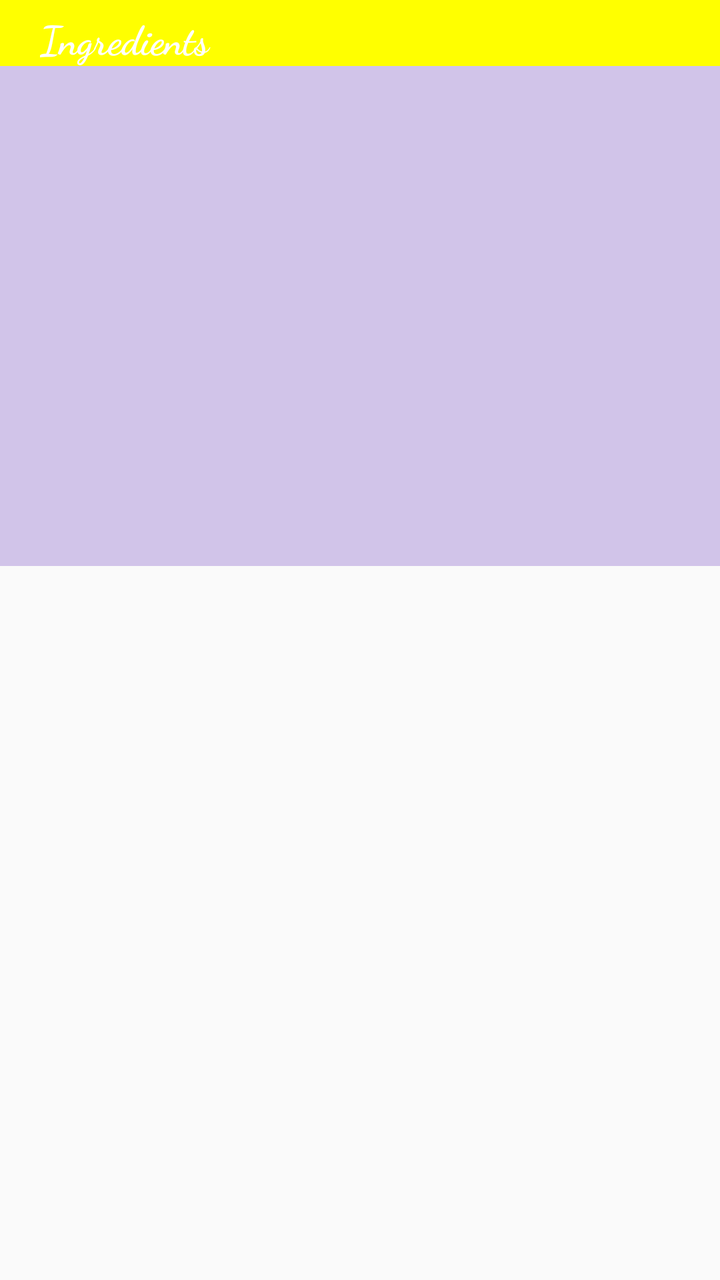
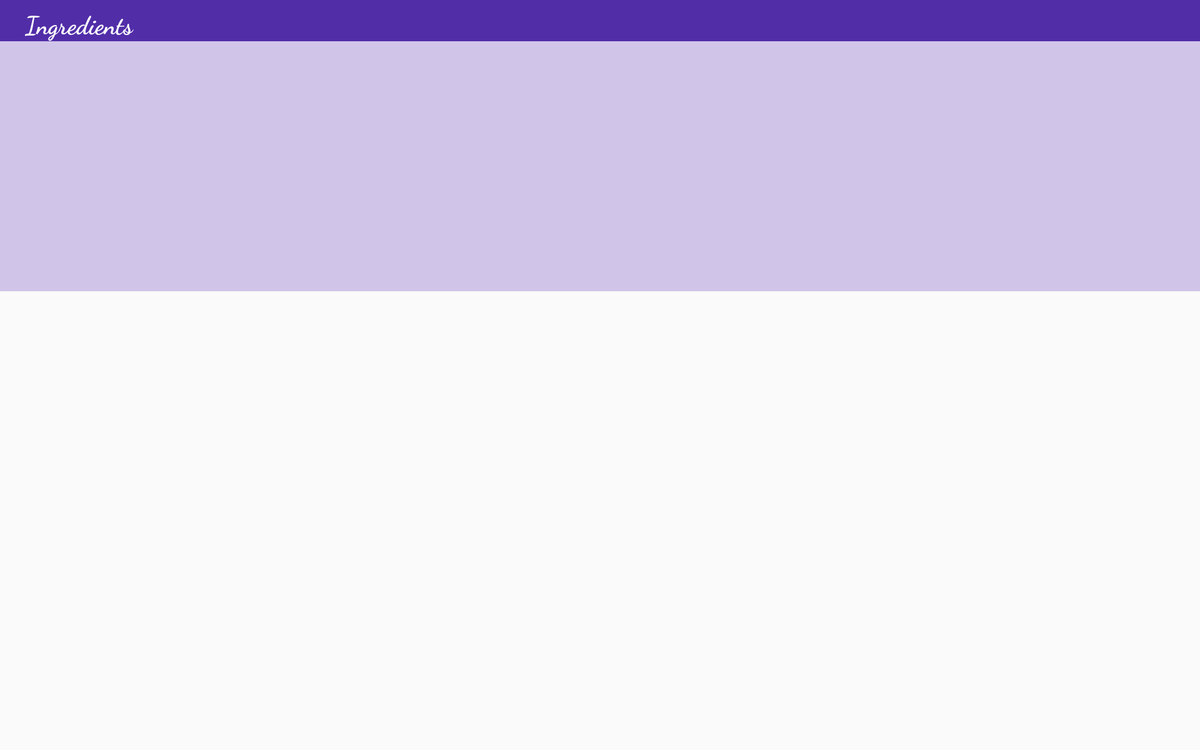

The same Android screen from two of the app's own layout files: first res/layout/ as a phone draws it, then the repository's variant for another configuration, drawn on a device whose configuration selects that folder. Both files follow.
<!-- AndroidManifest.xml: application theme AppTheme -->
<!-- res/layout/description_recipe_fragment.xml -->
<?xml version="1.0" encoding="utf-8"?>
<android.support.constraint.ConstraintLayout xmlns:android="http://schemas.android.com/apk/res/android"
    xmlns:app="http://schemas.android.com/apk/res-auto"
    xmlns:tools="http://schemas.android.com/tools"
    android:layout_width="match_parent"
    android:layout_height="match_parent"
    tools:context=".environment.android.activities.DescriptionRecipeActivity">

    <android.support.v7.widget.CardView
        android:id="@+id/cardView"
        android:layout_width="match_parent"
        android:layout_height="wrap_content"
        android:visibility="gone"
        app:cardCornerRadius="5dp"
        app:contentPadding="10dp"
        app:layout_constraintLeft_toLeftOf="parent"
        app:layout_constraintTop_toTopOf="parent">

        <RelativeLayout
            android:layout_width="wrap_content"
            android:layout_height="wrap_content">

            <ImageView
                android:id="@+id/description_recipe_image"
                android:layout_width="50dp"
                android:layout_height="50dp"
                android:scaleType="center"
                android:contentDescription="TODO" />

            <TextView
                android:id="@+id/description_recipe_name"
                android:layout_width="match_parent"
                android:layout_height="50dp"
                android:textAlignment="center"
                android:layout_toRightOf="@+id/description_recipe_image"
                android:layout_toEndOf="@+id/description_recipe_image"
                style="@style/TitleStyle"
                tools:text="Recipe Name"
                tools:background="#FFFF00"/>
        </RelativeLayout>
    </android.support.v7.widget.CardView>

    <TextView
        android:id="@+id/description_ingredients_title"
        android:layout_width="match_parent"
        android:layout_height="wrap_content"
        android:gravity="start"
        android:text="@string/ingredients"
        android:paddingTop="5dp"
        android:paddingLeft="20dp"
        android:paddingRight="20dp"
        android:paddingStart="20dp"
        android:paddingEnd="20dp"
        app:layout_constraintTop_toTopOf="parent"
        android:background="@color/colorPrimaryLight"
        style="@style/TitleStyleIngredients"
        tools:background="#FFFF00"/>

    <android.support.v7.widget.RecyclerView
        android:id="@+id/description_ingredients"
        android:layout_width="0dp"
        android:layout_height="250dp"
        android:paddingTop="5dp"
        android:paddingLeft="20dp"
        android:paddingRight="20dp"
        android:paddingStart="20dp"
        android:paddingEnd="20dp"
        android:background="@color/colorPrimaryLight"
        android:overScrollMode="never"
        app:layout_constraintTop_toBottomOf="@+id/description_ingredients_title"
        app:layout_constraintLeft_toLeftOf="@+id/description_ingredients_title"
        app:layout_constraintRight_toRightOf="@+id/description_ingredients_title" />

    <android.support.v7.widget.RecyclerView
        android:id="@+id/description_steps_preview"
        android:layout_width="0dp"
        android:layout_height="0dp"
        android:paddingTop="10dp"
        android:overScrollMode="never"
        app:layout_constraintTop_toBottomOf="@+id/description_ingredients"
        app:layout_constraintLeft_toLeftOf="@+id/description_ingredients"
        app:layout_constraintRight_toRightOf="@+id/description_ingredients"
        app:layout_constraintBottom_toBottomOf="parent"/>
</android.support.constraint.ConstraintLayout>
<!-- resources referenced by this layout -->
<resources>
  <color name="colorPrimaryLight">#D1C4E9</color>
  <string name="ingredients">Ingredients</string>
  <style name="TitleStyle" parent="TitleCursive">
          <item name="android:textSize">45sp</item>
      </style>
  <style name="TitleStyleIngredients" parent="TitleCursive">
          <item name="android:textSize">20sp</item>
          <item name="android:background">@color/colorPrimaryDark</item>
          <item name="android:textColor">@color/colorAccent</item>
      </style>
  <style name="AppTheme" parent="Theme.AppCompat.Light.DarkActionBar">
          
          <item name="colorPrimary">@color/colorPrimary</item>
          <item name="colorPrimaryDark">@color/colorPrimaryDark</item>
          <item name="colorAccent">@color/colorAccent</item>
          <item name="cardViewStyle">@style/CardView</item>
      </style>
  <style name="TitleCursive">
          <item name="android:fontFamily">cursive</item>
          <item name="android:textStyle">bold</item>
      </style>
  <color name="colorPrimaryDark">#512DA8</color>
  <color name="colorAccent">#FFFFFF</color>
  <color name="colorPrimary">#673AB7</color>
</resources>
<!-- res/layout-sw600dp-land/description_recipe_fragment.xml (the repository's variant of the layout above) -->
<!-- drawn on a 7-inch tablet turned sideways -->
<?xml version="1.0" encoding="utf-8"?>
<android.support.constraint.ConstraintLayout xmlns:android="http://schemas.android.com/apk/res/android"
    xmlns:app="http://schemas.android.com/apk/res-auto"
    xmlns:tools="http://schemas.android.com/tools"
    android:layout_width="match_parent"
    android:layout_height="match_parent"
    tools:context=".environment.activities.DescriptionRecipeActivity">

    <android.support.v7.widget.CardView
        android:id="@+id/cardView"
        android:layout_width="match_parent"
        android:layout_height="wrap_content"
        android:visibility="gone"
        app:cardCornerRadius="5dp"
        app:contentPadding="10dp"
        app:layout_constraintLeft_toLeftOf="parent"
        app:layout_constraintTop_toTopOf="parent">

        <RelativeLayout
            android:layout_width="wrap_content"
            android:layout_height="wrap_content">

            <TextView
                android:id="@+id/description_recipe_name"
                android:layout_width="match_parent"
                android:layout_height="50dp"
                android:gravity="center"
                style="@style/TitleStyleDescription"
                tools:text="Recipe Name"
                tools:background="#FFFF00"/>
        </RelativeLayout>
    </android.support.v7.widget.CardView>

    <TextView
        android:id="@+id/description_ingredients_title"
        android:layout_width="match_parent"
        android:layout_height="wrap_content"
        android:gravity="start"
        android:text="@string/ingredients"
        android:paddingTop="5dp"
        android:paddingLeft="20dp"
        android:paddingRight="20dp"
        android:paddingStart="20dp"
        android:paddingEnd="20dp"
        app:layout_constraintTop_toTopOf="parent"
        style="@style/TitleStyleIngredients" />

    <android.support.v7.widget.RecyclerView
        android:id="@+id/description_ingredients"
        android:layout_width="0dp"
        android:layout_height="200dp"
        android:paddingTop="5dp"
        android:paddingLeft="20dp"
        android:paddingRight="20dp"
        android:paddingStart="20dp"
        android:paddingEnd="20dp"
        android:overScrollMode="never"
        android:background="@color/colorPrimaryLight"
        app:layout_constraintTop_toBottomOf="@+id/description_ingredients_title"
        app:layout_constraintLeft_toLeftOf="@+id/description_ingredients_title"
        app:layout_constraintRight_toRightOf="@+id/description_ingredients_title" />

    <android.support.v7.widget.RecyclerView
        android:id="@+id/description_steps_preview"
        android:layout_width="0dp"
        android:layout_height="0dp"
        android:layout_marginTop="1dp"
        android:overScrollMode="never"
        app:layout_constraintTop_toBottomOf="@+id/description_ingredients"
        app:layout_constraintLeft_toLeftOf="@+id/description_ingredients"
        app:layout_constraintRight_toRightOf="@+id/description_ingredients"
        app:layout_constraintBottom_toBottomOf="parent"/>
</android.support.constraint.ConstraintLayout>
<!-- resources referenced by the variant -->
<!-- as a 7-inch tablet turned sideways resolves them -->
<resources>
  <color name="colorPrimaryLight">#D1C4E9</color>
  <string name="ingredients">Ingredients</string>
  <style name="TitleStyleDescription" parent="TitleCursive">
          <item name="android:textSize">30sp</item>
      </style>
  <style name="TitleStyleIngredients" parent="TitleCursive">
          <item name="android:textSize">20sp</item>
          <item name="android:background">@color/colorPrimaryDark</item>
          <item name="android:textColor">@color/colorAccent</item>
      </style>
  <style name="AppTheme" parent="Theme.AppCompat.Light.DarkActionBar">
          
          <item name="colorPrimary">@color/colorPrimary</item>
          <item name="colorPrimaryDark">@color/colorPrimaryDark</item>
          <item name="colorAccent">@color/colorAccent</item>
          <item name="cardViewStyle">@style/CardView</item>
      </style>
  <style name="TitleCursive">
          <item name="android:fontFamily">cursive</item>
          <item name="android:textStyle">bold</item>
      </style>
  <color name="colorPrimaryDark">#512DA8</color>
  <color name="colorAccent">#FFFFFF</color>
  <color name="colorPrimary">#673AB7</color>
</resources>
